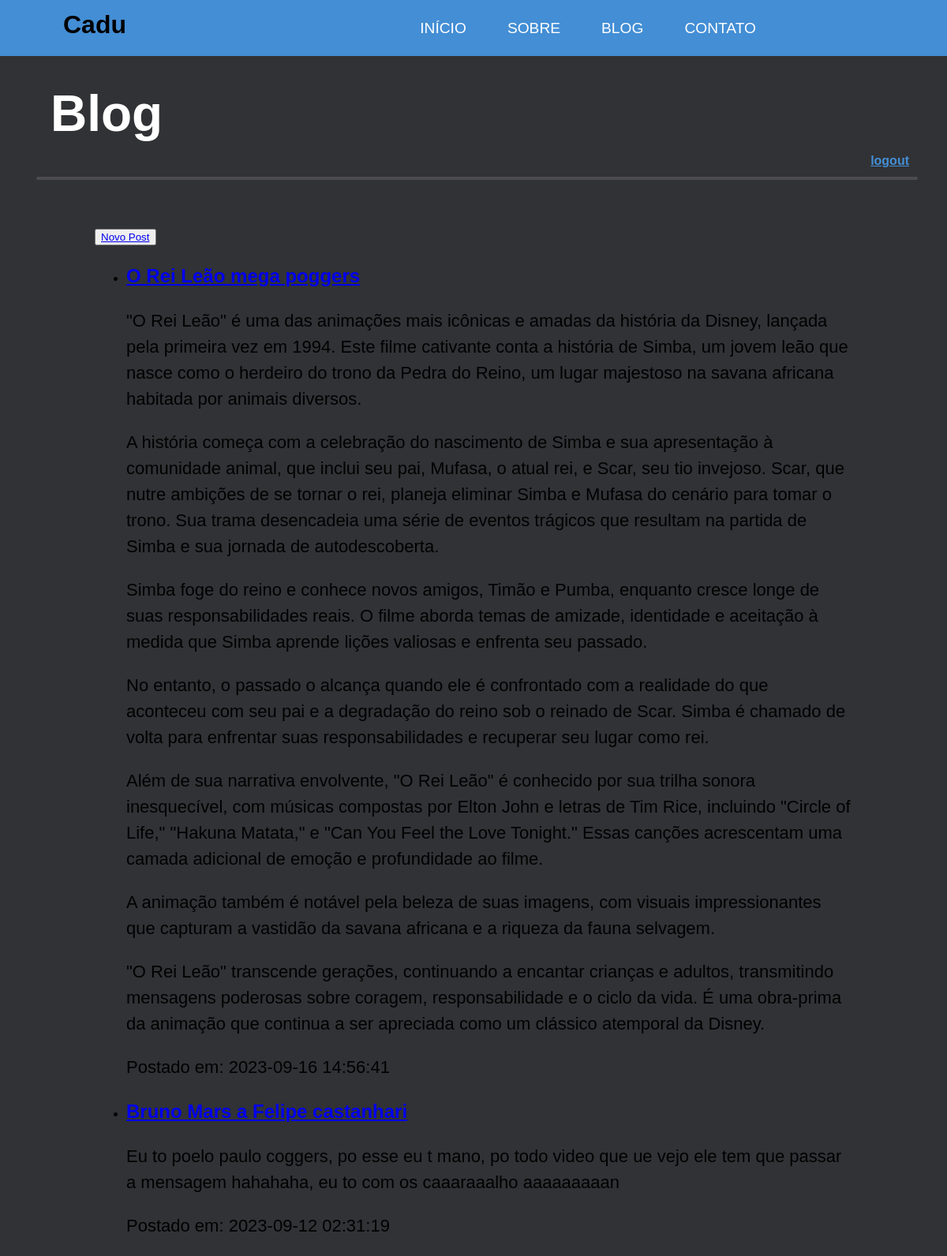
Page /blog (signed in) on the committed database.
### tables this page shows
CREATE TABLE posts (
  id INTEGER PRIMARY KEY AUTOINCREMENT,
  title VARCHAR(64) NOT NULL,
  body TEXT NOT NULL,
  created_at TIMESTAMP NULL DEFAULT CURRENT_TIMESTAMP
);

### app.py (the view)
@app.route('/blog')
def blog():
    sql_str = "SELECT title, body, created_at FROM posts ORDER BY id DESC"
    cur = g.db.execute(sql_str)
    posts = []
    for title, body, created_at in cur.fetchall():
        posts.append({
            'title': title,
            'body': body,
            'created_at': created_at
            })
    return render_template('all_posts.html', posts=posts)

### app.py (called while the page is built)
def connect():
    return sqlite3.connect(app.config["DATABASE"])

@app.before_request
def before_request():
    g.db = connect()

@app.teardown_request
def teardown_request(exception):
    if exception:
        pass
    if hasattr(g, 'db'):
        g.db.close()

### templates/all_posts.html
{% extends "base.html" %}
{% block title %}<h1>Blog</h1>{% endblock %}
{% block content %}
    {% if session.logged_in %}
        <button><a href="{{ url_for('new_post') }}">Novo Post</a></button>
    {% endif %}
    <ul>
        {% for post in posts %}
            <li>
                <a href="{{ url_for('blog_post', post_id=loop.revindex) }}"><h2>{{ post.title }}</h2></a>
                {% for paragraph in post.body.splitlines() %}
                    <p>{{ paragraph }}</p>
                {% endfor %}
                <p>Postado em: {{ post.created_at }}</p>
            </li>
        {% else %}
            <p>Nenhum post encontrado</p>
        {% endfor %}
    </ul>
{% endblock %}

### static/styles.css (style rules this page uses)
:root { --background: rgb(49, 50, 53); --background_accent_primary: rgba(75, 75, 80, 1); --header_background: rgba(71, 159, 241, 0.85); --header_background_hover: rgba(71, 159, 241, 1); --header_background_active: rgba(49, 132, 210, 1); }
*, *::before, *::after { box-sizing: border-box; }
body { margin: 0; background: var(--background); font-family: Arial, Helvetica, sans-serif; font-weight: 400; }
.content p { font-size: 22px; font-family: Verdana, Geneva, Tahoma, sans-serif; }
.content h2 { font-family: 'Trebuchet MS', 'Lucida Sans Unicode', 'Lucida Grande', 'Lucida Sans', Arial, sans-serif; font-weight: 800; }

### rows in the picture
posts: title "O Rei Leão mega poggers", splitlines "\"O Rei Leão\" é uma das animações mais icônicas e amadas da história da Disney, lançada pela primeira vez em 1994. Este filme cativante conta a história de Simba, um jovem leão que nasce como o herdeiro do trono da Pedra do Reino, um lugar majestoso na savana africana habitada por animais diversos." "A história começa com a celebração do nascimento de Simba e sua apresentação à comunidade animal, que inclui seu pai, Mufasa, o atual rei, e Scar, seu tio invejoso. Scar, que nutre ambições de se tornar o rei, planeja eliminar Simba e Mufasa do cenário para tomar o trono. Sua trama desencadeia uma série de eventos trágicos que resultam na partida de Simba e sua jornada de autodescoberta." "Simba foge do reino e conhece novos amigos, Timão e Pumba, enquanto cresce longe de suas responsabilidades reais. O filme aborda temas de amizade, identidade e aceitação à medida que Simba aprende lições valiosas e enfrenta seu passado." "No entanto, o passado o alcança quando ele é confrontado com a realidade do que aconteceu com seu pai e a degradação do reino sob o reinado de Scar. Simba é chamado de volta para enfrentar suas responsabilidades e recuperar seu lugar como rei." "Além de sua narrativa envolvente, \"O Rei Leão\" é conhecido por sua trilha sonora inesquecível, com músicas compostas por Elton John e letras de Tim Rice, incluindo \"Circle of Life,\" \"Hakuna Matata,\" e \"Can You Feel the Love Tonight.\" Essas canções acrescentam uma camada adicional de emoção e profundidade ao filme." "A animação também é notável pela beleza de suas imagens, com visuais impressionantes que capturam a vastidão da savana africana e a riqueza da fauna selvagem." "\"O Rei Leão\" transcende gerações, continuando a encantar crianças e adultos, transmitindo mensagens poderosas sobre coragem, responsabilidade e o ciclo da vida. É uma obra-prima da animação que continua a ser apreciada como um clássico atemporal da Disney.", created_at "2023-09-16 14:56:41"
posts: title "Bruno Mars a Felipe castanhari", body "Eu to poelo paulo coggers, po esse eu t mano, po todo video que ue vejo ele tem que passar a mensagem hahahaha, eu to com os caaaraaalho aaaaaaaaan", created_at "2023-09-12 02:31:19"
